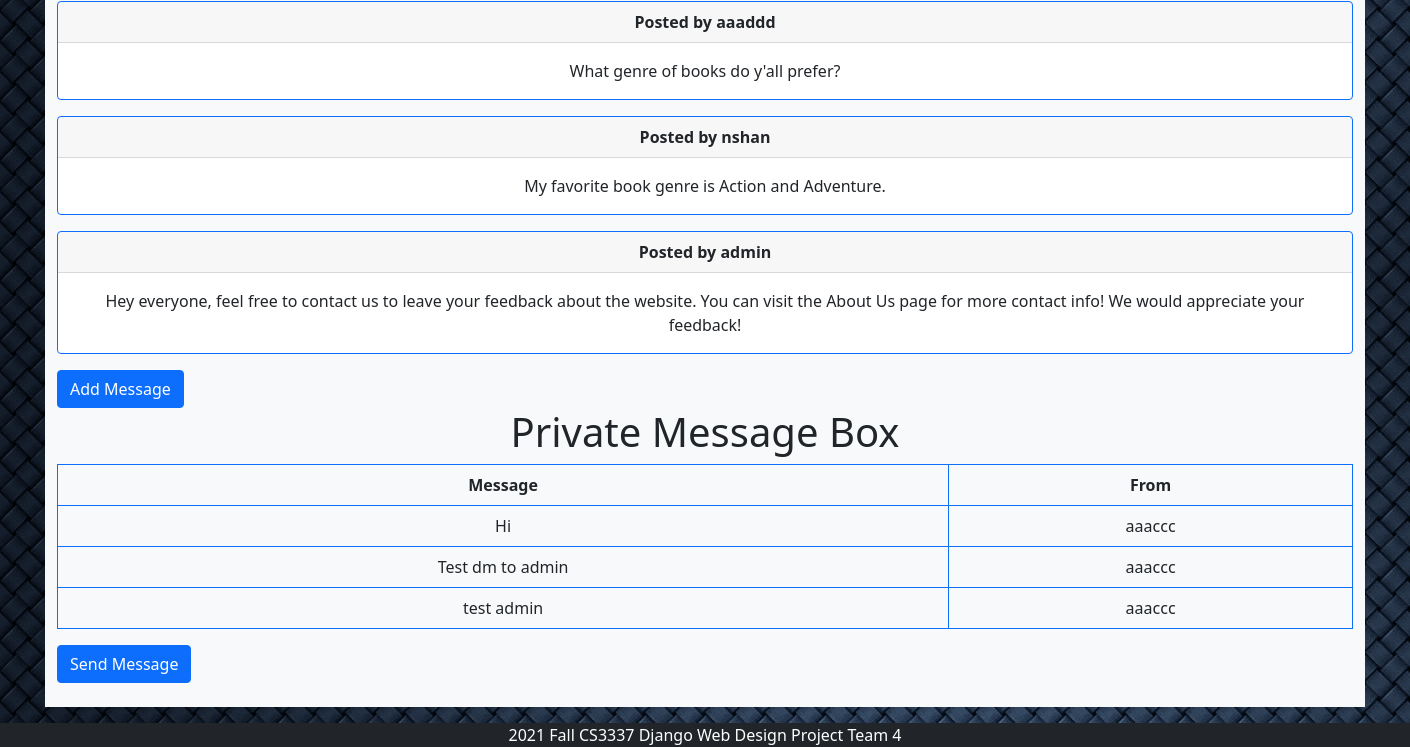
Page /messagebox (signed in, lower part) on the earlier database version.
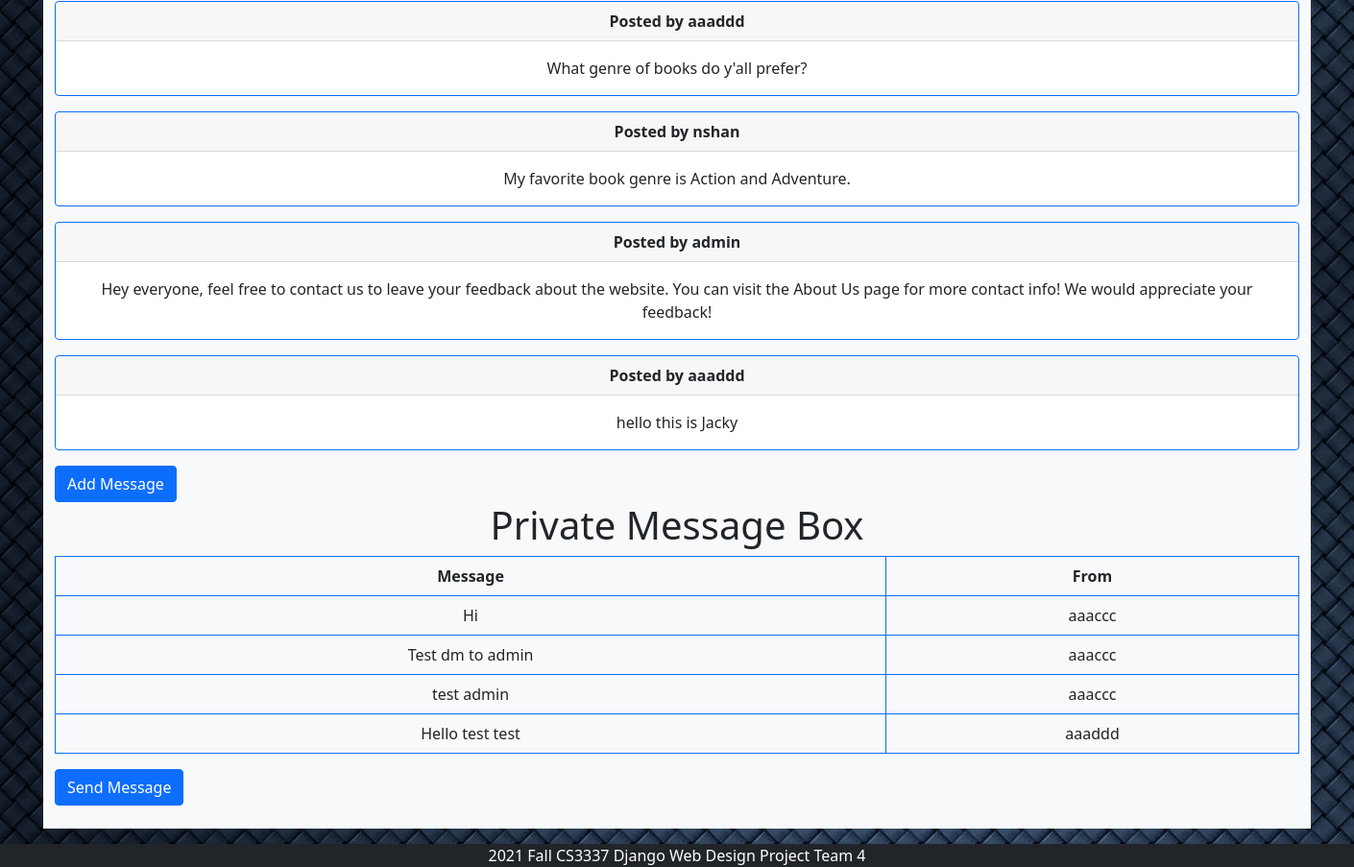
Same page on the later database version.
### bookMng/models.py (models this page shows, shortened)
class Messages(models.Model):
    message = models.CharField(max_length=200)
    username = models.ForeignKey(User, blank=True, null=True, on_delete=models.CASCADE)

class IndivMessages(models.Model):
    message = models.CharField(max_length=200)
    username = models.ForeignKey(User, blank=True, null=True, on_delete=models.CASCADE)
    receiver = models.CharField(max_length=200)

### bookMng/views.py (the view)
# urls.py: path('messagebox', views.messagebox, name='messagebox'),
@login_required(login_url=reverse_lazy('login'))
def messagebox(request):
    messages = Messages.objects.all()
    imessages = IndivMessages.objects.filter(receiver=request.user)
    books = Book.objects.all()
    return render(request,
                  'bookMng/messagebox.html',
                  {
                      'item_list': MainMenu.objects.all(),
                      'messages': messages,
                      'books': books,
                      'imessages': imessages,
                  })

### bookEx/templates/bookMng/messagebox.html (shortened to what this page needs)
{% extends "base.html" %}
{% load static %}
{% block content %}
      {% for message in messages %}
<div class="card text-center mb-3 border-primary">
    <div class="card-header">
        <b>Posted by {{ message.username }}</b>
    </div>
    <div class="card-body">
        <p class="card-text"> {{ message.message }}</p>
    </div>
</div>
      {% endfor %}
<a class="btn btn-primary" href="book_message" role="button">Add Message</a>
<h1 align="center"> Private Message Box </h1>
  <table class="table table-bordered border-primary">
          <thead>
        <tr align="center">
            <th scope="col">Message</th>
            <th scope="col">From</th>
        </tr>
    </thead>
      {% for imessage in imessages %}
        <tr align="center">
            <td>{{ imessage.message }} </td>
            <td>{{ imessage.username }} </td>
        </tr>
      {% endfor %}
  </table>
<a class="btn btn-primary" href="book_imessage" role="button">Send Message</a>
<br>
<br>
{% endblock content %}

Differences in the rows shown:
added Messages: username "aaaddd", message "hello this is Jacky"
added IndivMessages: message "Hello test test", username "aaaddd"
